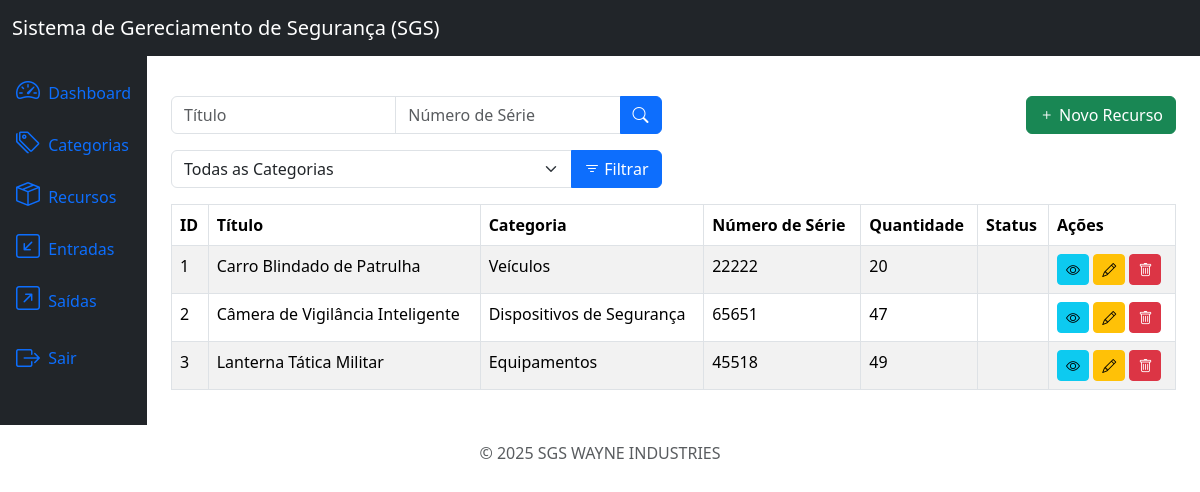
Screenshot of /products/list/ (signed in) with the database file from the repository.
### products/models.py (models this page shows, shortened)
class Product(models.Model):
    title = models.CharField(max_length=200)
    category = models.ForeignKey(Category, on_delete=models.PROTECT, related_name='products')
    description  = models.TextField(null=True, blank=True)
    serie_number = models.CharField(max_length=200, null=True, blank=True)
    status = models.CharField(max_length=200)
    location = models.CharField(max_length=200, null=True, blank=True)
    quantity = models.IntegerField(default=0)
    created_at = models.DateTimeField(auto_now_add=True)
    update_at = models.DateTimeField(auto_now=True)
    class Meta:
        ordering = ['title']

### categories/models.py (models this page shows)
class Category(models.Model):
    name = models.CharField(max_length=200)
    description = models.TextField(null=True, blank=True)
    created_at = models.DateTimeField(auto_now_add=True)
    update_at = models.DateTimeField(auto_now=True)
    class Meta:
        ordering = ['name']
    def __str__(self):
        return self.name

### products/views.py (the view)
# urls.py: path('products/list/', views.ProductListView.as_view(), name='product_list'),
class ProductListView(LoginRequiredMixin, PermissionRequiredMixin, ListView):
    model = models.Product
    template_name = 'product_list.html'
    context_object_name = 'products'
    paginate_by = 10
    permission_required = 'products.view_product'
    def get_queryset(self):
        queryset = super().get_queryset()
        title = self.request.GET.get('title')
        serie_number = self.request.GET.get('serie_number')
        category = self.request.GET.get('category')
        if title:
            queryset = queryset.filter(title__icontains=title)
        if serie_number:
            queryset = queryset.filter(serie_number__icontains=serie_number)
        if category:
            queryset = queryset.filter(category__id=category)
        return queryset
    def get_context_data(self, **kwargs):
        context = super().get_context_data(**kwargs)
        context['categories'] = Category.objects.all()
        return context

### products/templates/product_list.html (shortened to what this page needs)
{% extends 'base.html' %}
{% block content %}
<div class="row mb-3">
    <div class="col-md-6">
        <form method="get" action="{% url 'product_list' %}">
            <div class="input-group">
                <input type="text" class="form-control" name="title" placeholder="Título" value="{{ request.GET.title }}">
                <input type="text" class="form-control" name="serie_number" placeholder="Número de Série" value="{{ request.GET.serie_number }}">
                <button type="submit" class="btn btn-primary">
                    <i class="bi bi-search"></i>
                </button>
            </div>
        </form>
    </div>
    {% if perms.products.add_product %}
        <div class="col-md-6">
            <a href="{% url 'product_create' %}" class="btn btn-success float-end">
                <i class="bi bi-plus"></i> Novo Recurso
            </a>
        </div>
    {% endif %}
</div>
<div class="row mb-3">
    <div class="col-md-6">
        <form method="get" action="{% url 'product_list' %}">
            <div class="input-group">
                <select class="form-select" name="category">
                    <option value="" {% if not request.GET.category %} selected {% endif %}>Todas as Categorias</option>
                </select>
                <button type="submit" class="btn btn-primary">
                    <i class="bi bi-filter"></i> Filtrar
                </button>
            </div>
        </form>
    </div>
</div>
<div class="table-responsive">
    <table class="table table-striped table-bordered">
        <thead class="thead-dark">
            <tr>
                <th>ID</th>
                <th>Título</th>
                <th>Categoria</th>
                <th>Número de Série</th>
                <th>Quantidade</th>
                <th>Status</th>
                <th>Ações</th>
            </tr>
        </thead>
        <tbody>
            {% for product in products %}
            <tr>
                <td>{{ product.id }}</td>
                <td>{{ product.title }}</td>
                <td>{{ product.category }}</td>
                <td>{{ product.serie_number }}</td>
                <td>{{ product.quantity }}</td>
                <td>{{ product.status }}</td>
                <td>
                    {% if perms.products.view_product %}
                        <a href="{% url 'product_detail' product.id %}" class="btn btn-info btn-sm">
                            <i class="bi bi-eye"></i>
                        </a>
                    {% endif %}
                    {% if perms.products.change_product %}
                        <a href="{% url 'product_update' product.id %}" class="btn btn-warning btn-sm">
                            <i class="bi bi-pencil"></i>
                        </a>
                    {% endif %}
                    {% if perms.products.delete_product %}
                        <a href="{% url 'product_delete' product.id %}" class="btn btn-danger btn-sm">
                            <i class="bi bi-trash"></i>
                        </a>
                    {% endif %}
                </td>
            </tr>
            {% endfor %}
        </tbody>
    </table>
</div>
{% endblock %}

### rows the page displays
Product: id "1", title "Carro Blindado de Patrulha", category "Veículos", serie_number "22222", quantity "20"
Product: id "2", title "Câmera de Vigilância Inteligente", category "Dispositivos de Segurança", serie_number "65651", quantity "47"
Product: id "3", title "Lanterna Tática Militar", category "Equipamentos", serie_number "45518", quantity "49"
